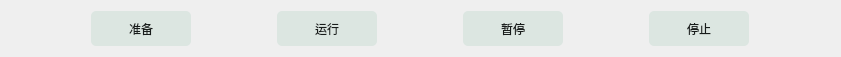
   <widget class="QWidget" name="layoutWidget">
    <property name="geometry">
     <rect>
      <x>70</x>
      <y>10</y>
      <width>841</width>
      <height>51</height>
     </rect>
    </property>
    <layout class="QGridLayout" name="gridLayout_2">
     <item row="0" column="0">
      <widget class="QPushButton" name="pb_Send_1">
       <property name="minimumSize">
        <size>
         <width>100</width>
         <height>35</height>
        </size>
       </property>
       <property name="maximumSize">
        <size>
         <width>100</width>
         <height>35</height>
        </size>
       </property>
       <property name="styleSheet">
        <string notr="true">background: rgb(220, 230, 225);
border-color: rgb(0, 0, 0);
border-radius: 5px;
color:rgb(24, 28, 27);</string>
       </property>
       <property name="text">
        <string>准备</string>
       </property>
      </widget>
     </item>
     <item row="0" column="1">
      <widget class="QPushButton" name="pb_Send_2">
       <property name="minimumSize">
        <size>
         <width>100</width>
         <height>35</height>
        </size>
       </property>
       <property name="maximumSize">
        <size>
         <width>100</width>
         <height>35</height>
        </size>
       </property>
       <property name="styleSheet">
        <string notr="true">background: rgb(220, 230, 225);
border-color: rgb(0, 0, 0);
border-radius: 5px;
color:rgb(24, 28, 27);</string>
       </property>
       <property name="text">
        <string>运行</string>
       </property>
      </widget>
     </item>
     <item row="0" column="2">
      <widget class="QPushButton" name="pb_Send_3">
       <property name="minimumSize">
        <size>
         <width>100</width>
         <height>35</height>
        </size>
       </property>
       <property name="maximumSize">
        <size>
         <width>100</width>
         <height>35</height>
        </size>
       </property>
       <property name="styleSheet">
        <string notr="true">background: rgb(220, 230, 225);
border-color: rgb(0, 0, 0);
border-radius: 5px;
color:rgb(24, 28, 27);</string>
       </property>
       <property name="text">
        <string>暂停</string>
       </property>
      </widget>
     </item>
     <item row="0" column="3">
      <widget class="QPushButton" name="pb_Send_4">
       <property name="minimumSize">
        <size>
         <width>100</width>
         <height>35</height>
        </size>
       </property>
       <property name="maximumSize">
        <size>
         <width>100</width>
         <height>35</height>
        </size>
       </property>
       <property name="styleSheet">
        <string notr="true">background: rgb(220, 230, 225);
border-color: rgb(0, 0, 0);
border-radius: 5px;
color:rgb(24, 28, 27);</string>
       </property>
       <property name="text">
        <string>停止</string>
       </property>
      </widget>
     </item>
    </layout>
   </widget>
